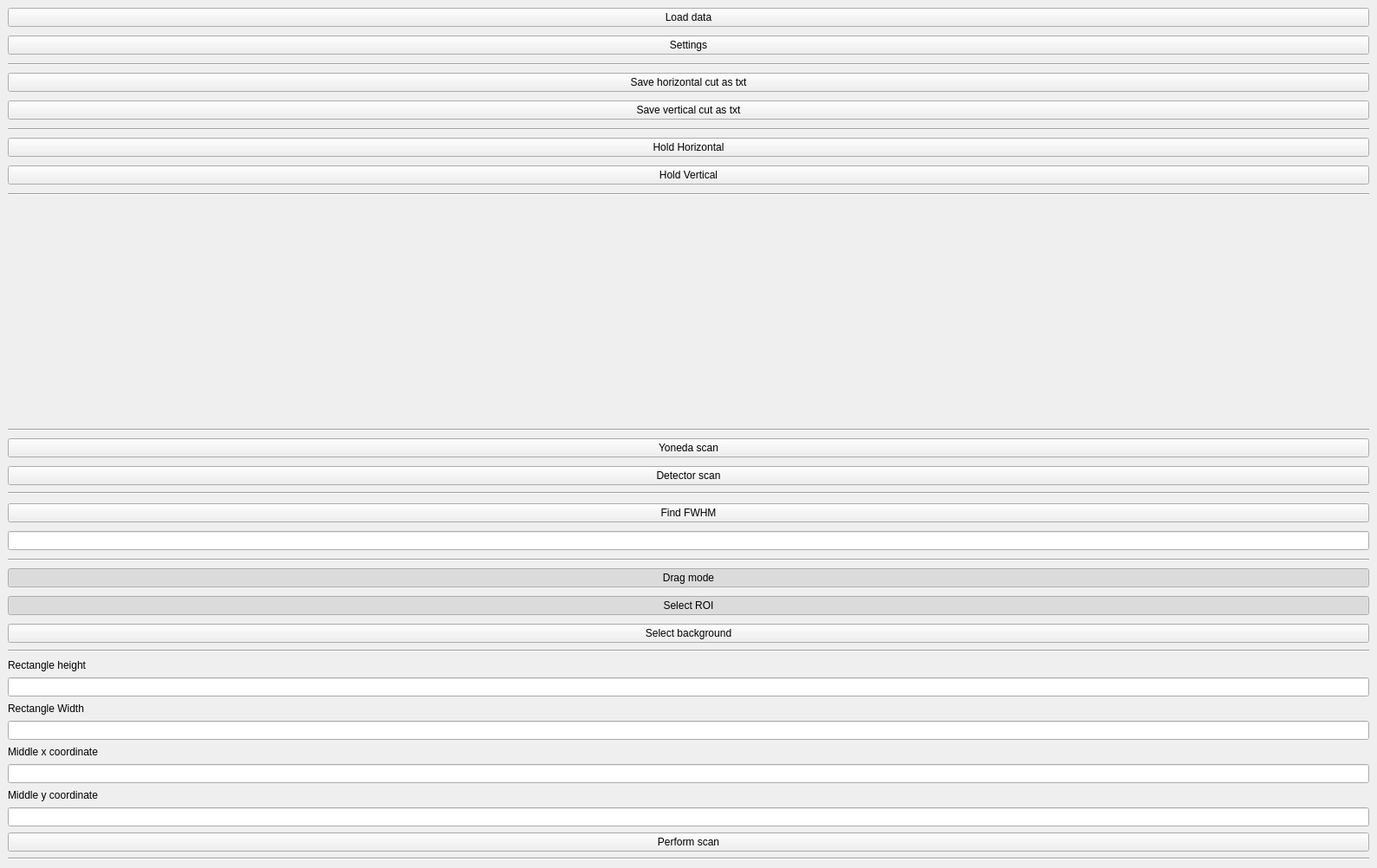
<?xml version="1.0" encoding="UTF-8"?>
<ui version="4.0">
 <class>main</class>
 <widget class="QMainWindow" name="main">
  <property name="geometry">
   <rect>
    <x>0</x>
    <y>0</y>
    <width>1589</width>
    <height>1002</height>
   </rect>
  </property>
  <property name="windowTitle">
   <string>GIScan</string>
  </property>
  <widget class="QWidget" name="centralwidget">
   <layout class="QHBoxLayout" name="horizontalLayout">
    <item>
     <layout class="QGridLayout" name="sidebar" rowstretch="0,0,0,0,0,0,0,0,0,0,0,0,0" columnstretch="0">
      <property name="sizeConstraint">
       <enum>QLayout::SetMinimumSize</enum>
      </property>
      <property name="verticalSpacing">
       <number>8</number>
      </property>
      <item row="2" column="0">
       <layout class="QVBoxLayout" name="verticalLayout_6">
        <property name="spacing">
         <number>10</number>
        </property>
        <item>
         <widget class="QPushButton" name="holdHorizontal">
          <property name="text">
           <string>Hold Horizontal</string>
          </property>
          <property name="checkable">
           <bool>true</bool>
          </property>
         </widget>
        </item>
        <item>
         <widget class="QPushButton" name="holdVertical">
          <property name="text">
           <string>Hold Vertical</string>
          </property>
          <property name="checkable">
           <bool>true</bool>
          </property>
         </widget>
        </item>
        <item>
         <widget class="Line" name="line_4">
          <property name="orientation">
           <enum>Qt::Horizontal</enum>
          </property>
         </widget>
        </item>
        <item>
         <spacer name="verticalSpacer">
          <property name="orientation">
           <enum>Qt::Vertical</enum>
          </property>
          <property name="sizeHint" stdset="0">
           <size>
            <width>20</width>
            <height>40</height>
           </size>
          </property>
         </spacer>
        </item>
        <item>
         <widget class="Line" name="line_5">
          <property name="orientation">
           <enum>Qt::Horizontal</enum>
          </property>
         </widget>
        </item>
       </layout>
      </item>
      <item row="7" column="0">
       <layout class="QVBoxLayout" name="scans">
        <property name="spacing">
         <number>10</number>
        </property>
        <item>
         <widget class="QPushButton" name="yoneda_button">
          <property name="sizePolicy">
           <sizepolicy hsizetype="Minimum" vsizetype="Maximum">
            <horstretch>0</horstretch>
            <verstretch>0</verstretch>
           </sizepolicy>
          </property>
          <property name="minimumSize">
           <size>
            <width>0</width>
            <height>0</height>
           </size>
          </property>
          <property name="text">
           <string>Yoneda scan</string>
          </property>
         </widget>
        </item>
        <item>
         <widget class="QPushButton" name="detector_button">
          <property name="sizePolicy">
           <sizepolicy hsizetype="Minimum" vsizetype="Maximum">
            <horstretch>0</horstretch>
            <verstretch>0</verstretch>
           </sizepolicy>
          </property>
          <property name="minimumSize">
           <size>
            <width>200</width>
            <height>0</height>
           </size>
          </property>
          <property name="text">
           <string>Detector scan</string>
          </property>
         </widget>
        </item>
       </layout>
      </item>
      <item row="10" column="0">
       <layout class="QVBoxLayout" name="checkable_buttons" stretch="0,0,0">
        <property name="spacing">
         <number>10</number>
        </property>
        <item>
         <widget class="QPushButton" name="dragButton">
          <property name="text">
           <string>Drag mode</string>
          </property>
          <property name="checkable">
           <bool>true</bool>
          </property>
          <property name="checked">
           <bool>true</bool>
          </property>
         </widget>
        </item>
        <item>
         <widget class="QPushButton" name="ROI_button">
          <property name="text">
           <string>Select ROI</string>
          </property>
          <property name="checkable">
           <bool>true</bool>
          </property>
          <property name="checked">
           <bool>true</bool>
          </property>
         </widget>
        </item>
        <item>
         <widget class="QPushButton" name="bg_ROI_button">
          <property name="text">
           <string>Select background</string>
          </property>
          <property name="checkable">
           <bool>true</bool>
          </property>
         </widget>
        </item>
       </layout>
      </item>
      <item row="1" column="0">
       <layout class="QVBoxLayout" name="save_data">
        <property name="spacing">
         <number>10</number>
        </property>
        <property name="sizeConstraint">
         <enum>QLayout::SetDefaultConstraint</enum>
        </property>
        <item alignment="Qt::AlignTop">
         <widget class="QPushButton" name="saveHorizontal">
          <property name="text">
           <string>Save horizontal cut as txt</string>
          </property>
         </widget>
        </item>
        <item alignment="Qt::AlignTop">
         <widget class="QPushButton" name="saveVertical">
          <property name="text">
           <string>Save vertical cut as txt</string>
          </property>
         </widget>
        </item>
        <item>
         <widget class="Line" name="line_2">
          <property name="orientation">
           <enum>Qt::Horizontal</enum>
          </property>
         </widget>
        </item>
       </layout>
      </item>
      <item row="0" column="0">
       <layout class="QVBoxLayout" name="settings" stretch="0,0,0">
        <property name="spacing">
         <number>10</number>
        </property>
        <property name="sizeConstraint">
         <enum>QLayout::SetDefaultConstraint</enum>
        </property>
        <item alignment="Qt::AlignTop">
         <widget class="QPushButton" name="load_button">
          <property name="text">
           <string>Load data</string>
          </property>
         </widget>
        </item>
        <item>
         <widget class="QPushButton" name="settings_button">
          <property name="text">
           <string>Settings</string>
          </property>
         </widget>
        </item>
        <item>
         <widget class="Line" name="line">
          <property name="orientation">
           <enum>Qt::Horizontal</enum>
          </property>
         </widget>
        </item>
       </layout>
      </item>
      <item row="8" column="0">
       <layout class="QVBoxLayout" name="FWHM" stretch="0,0,0,0">
        <property name="spacing">
         <number>10</number>
        </property>
        <item>
         <widget class="Line" name="line_6">
          <property name="orientation">
           <enum>Qt::Horizontal</enum>
          </property>
         </widget>
        </item>
        <item>
         <widget class="QPushButton" name="findFWHM_button">
          <property name="text">
           <string>Find FWHM</string>
          </property>
          <property name="checkable">
           <bool>true</bool>
          </property>
         </widget>
        </item>
        <item>
         <widget class="QLineEdit" name="FWHM_entry">
          <property name="sizePolicy">
           <sizepolicy hsizetype="Minimum" vsizetype="Maximum">
            <horstretch>0</horstretch>
            <verstretch>0</verstretch>
           </sizepolicy>
          </property>
          <property name="readOnly">
           <bool>true</bool>
          </property>
         </widget>
        </item>
        <item>
         <widget class="Line" name="line_3">
          <property name="orientation">
           <enum>Qt::Horizontal</enum>
          </property>
         </widget>
        </item>
       </layout>
      </item>
      <item row="12" column="0">
       <layout class="QVBoxLayout" name="roi_settings">
        <property name="spacing">
         <number>7</number>
        </property>
        <item alignment="Qt::AlignBottom">
         <widget class="QLabel" name="label_2">
          <property name="sizePolicy">
           <sizepolicy hsizetype="Preferred" vsizetype="Maximum">
            <horstretch>0</horstretch>
            <verstretch>0</verstretch>
           </sizepolicy>
          </property>
          <property name="text">
           <string>Rectangle height</string>
          </property>
         </widget>
        </item>
        <item alignment="Qt::AlignTop">
         <widget class="QLineEdit" name="recHeigthEntry">
          <property name="sizePolicy">
           <sizepolicy hsizetype="Minimum" vsizetype="Maximum">
            <horstretch>0</horstretch>
            <verstretch>0</verstretch>
           </sizepolicy>
          </property>
         </widget>
        </item>
        <item alignment="Qt::AlignBottom">
         <widget class="QLabel" name="label">
          <property name="sizePolicy">
           <sizepolicy hsizetype="Preferred" vsizetype="Maximum">
            <horstretch>0</horstretch>
            <verstretch>0</verstretch>
           </sizepolicy>
          </property>
          <property name="text">
           <string>Rectangle Width</string>
          </property>
         </widget>
        </item>
        <item alignment="Qt::AlignTop">
         <widget class="QLineEdit" name="recWidthEntry">
          <property name="sizePolicy">
           <sizepolicy hsizetype="Minimum" vsizetype="Maximum">
            <horstretch>0</horstretch>
            <verstretch>0</verstretch>
           </sizepolicy>
          </property>
         </widget>
        </item>
        <item alignment="Qt::AlignBottom">
         <widget class="QLabel" name="label_4">
          <property name="sizePolicy">
           <sizepolicy hsizetype="Preferred" vsizetype="Maximum">
            <horstretch>0</horstretch>
            <verstretch>0</verstretch>
           </sizepolicy>
          </property>
          <property name="text">
           <string>Middle x coordinate</string>
          </property>
         </widget>
        </item>
        <item alignment="Qt::AlignTop">
         <widget class="QLineEdit" name="middleXEntry">
          <property name="sizePolicy">
           <sizepolicy hsizetype="Minimum" vsizetype="Maximum">
            <horstretch>0</horstretch>
            <verstretch>0</verstretch>
           </sizepolicy>
          </property>
         </widget>
        </item>
        <item alignment="Qt::AlignBottom">
         <widget class="QLabel" name="label_5">
          <property name="sizePolicy">
           <sizepolicy hsizetype="Preferred" vsizetype="Maximum">
            <horstretch>0</horstretch>
            <verstretch>0</verstretch>
           </sizepolicy>
          </property>
          <property name="text">
           <string>Middle y coordinate</string>
          </property>
         </widget>
        </item>
        <item alignment="Qt::AlignTop">
         <widget class="QLineEdit" name="middleYEntry">
          <property name="sizePolicy">
           <sizepolicy hsizetype="Minimum" vsizetype="Maximum">
            <horstretch>0</horstretch>
            <verstretch>0</verstretch>
           </sizepolicy>
          </property>
         </widget>
        </item>
        <item>
         <widget class="QPushButton" name="setRec">
          <property name="sizePolicy">
           <sizepolicy hsizetype="Minimum" vsizetype="Maximum">
            <horstretch>20</horstretch>
            <verstretch>0</verstretch>
           </sizepolicy>
          </property>
          <property name="minimumSize">
           <size>
            <width>200</width>
            <height>0</height>
           </size>
          </property>
          <property name="text">
           <string>Perform scan</string>
          </property>
         </widget>
        </item>
        <item>
         <widget class="Line" name="line_8">
          <property name="orientation">
           <enum>Qt::Horizontal</enum>
          </property>
         </widget>
        </item>
       </layout>
      </item>
      <item row="11" column="0">
       <widget class="Line" name="line_7">
        <property name="orientation">
         <enum>Qt::Horizontal</enum>
        </property>
       </widget>
      </item>
     </layout>
    </item>
    <item>
     <layout class="QGridLayout" name="gridLayout">
      <property name="spacing">
       <number>2</number>
      </property>
      <item row="0" column="1">
       <layout class="QVBoxLayout" name="graphlayout">
        <property name="spacing">
         <number>1</number>
        </property>
       </layout>
      </item>
      <item row="0" column="0">
       <layout class="QVBoxLayout" name="maplayout">
        <property name="spacing">
         <number>1</number>
        </property>
       </layout>
      </item>
     </layout>
    </item>
   </layout>
  </widget>
  <action name="actionOpen_SampleDB">
   <property name="text">
    <string>Open SampleDB</string>
   </property>
   <property name="shortcut">
    <string comment="test" extracomment="test"/>
   </property>
   <property name="shortcutVisibleInContextMenu">
    <bool>true</bool>
   </property>
  </action>
  <action name="actionAbout">
   <property name="text">
    <string>About</string>
   </property>
  </action>
  <action name="actionOff_specular">
   <property name="text">
    <string>Off-specular</string>
   </property>
  </action>
  <action name="actionNeutrons">
   <property name="text">
    <string>Neutrons</string>
   </property>
  </action>
  <action name="actionX_Rays">
   <property name="text">
    <string>X-Rays</string>
   </property>
  </action>
  <action name="actionOpen_single_specular_file">
   <property name="text">
    <string>Open single specular file</string>
   </property>
  </action>
  <action name="actionSpecular_X_ray">
   <property name="text">
    <string>Specular X-ray</string>
   </property>
  </action>
  <action name="menuXraySource">
   <property name="text">
    <string>X-rays</string>
   </property>
  </action>
  <action name="menuNeutronSource">
   <property name="text">
    <string>Neutrons</string>
   </property>
  </action>
  <action name="actionSpecular_neutron">
   <property name="text">
    <string>Specular neutron</string>
   </property>
  </action>
  <action name="actionOff_specular_neutron">
   <property name="text">
    <string>Off-specular neutron</string>
   </property>
  </action>
  <action name="actionData_tools">
   <property name="text">
    <string>General analysis</string>
   </property>
  </action>
  <action name="actionDetect_peaks">
   <property name="text">
    <string>Detect peaks</string>
   </property>
  </action>
  <action name="actionSettings">
   <property name="text">
    <string>Settings</string>
   </property>
  </action>
 </widget>
 <resources/>
 <connections/>
</ui>
